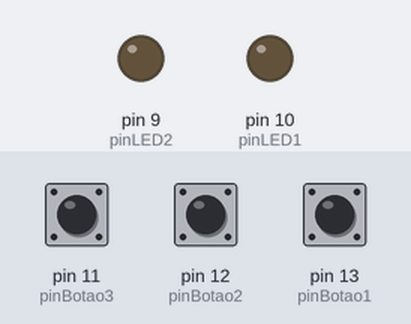
The sketch below on a simulated Arduino Uno, built with avr-gcc and run on an emulated ATmega328P. Parts: output pins drawn as LEDs (lit = HIGH). The inputs (shaded band) are chosen by the test bench; at power-on: pin 12 (pinBotao2) HIGH, pin 13 (pinBotao1) HIGH, pin 11 (pinBotao3) LOW.

Above: at 1.2 s.
1.3 s: pin 12 (pinBotao2) pulled LOW for 0.15 s
At 2.3 s:
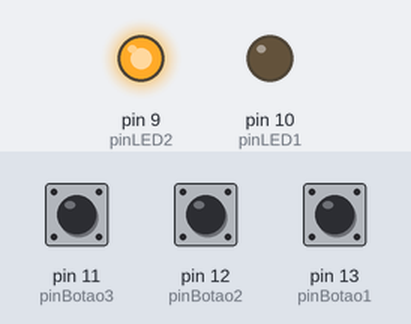
2.9 s: pin 13 (pinBotao1) pulled LOW for 0.15 s
At 3.5 s:
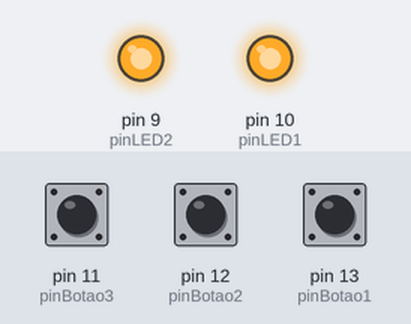
4.5 s: pin 12 (pinBotao2) pulled LOW for 1 s
At 6.0 s:
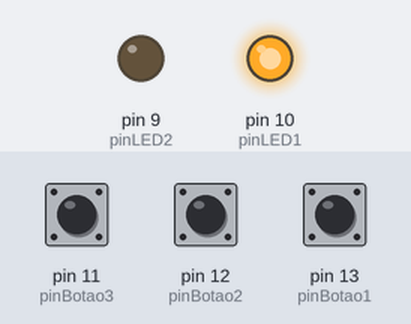
7.0 s: pin 12 (pinBotao2) pulled LOW for 3.2 s
At 10.8 s:
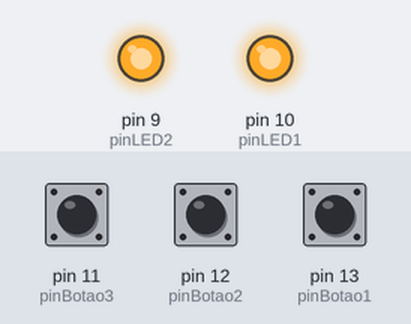
11.7 s: pin 13 (pinBotao1) pulled LOW for 1 s
At 13.9 s:
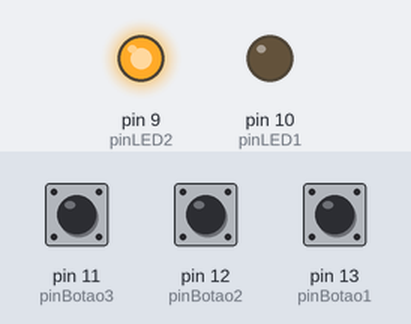
Timing chart, 0 to 15.2 s (numbered marks = the images above; inputs shaded):
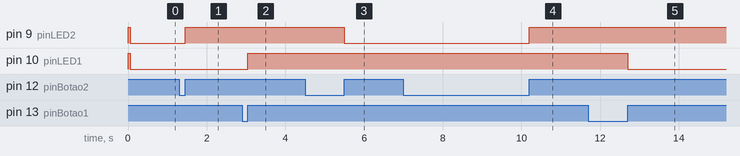

Measured:
- after the input at 1.3 s, pin 9 (pinLED2): LOW → HIGH after 0.15 s
- after the input at 2.9 s, pin 10 (pinLED1): LOW → HIGH after 0.15 s
- after the input at 4.5 s, pin 9 (pinLED2): HIGH → LOW after 1.0 s
- after the input at 7.0 s, pin 9 (pinLED2): LOW → HIGH after 3.2 s
- after the input at 11.7 s, pin 10 (pinLED1): HIGH → LOW after 1.0 s

The sketch:

ExemploBotao.ino
```cpp
#define pinBotao1 13
#define pinLED1   10

#define pinBotao2 12
#define pinLED2   9

#define pinBotao3 11
#define pinLED3   8

bool pinBotao1Retencao();
bool pinBotao2Retencao();
bool pinBotao3Retencao();

void setup() {
  pinMode(pinBotao1, INPUT_PULLUP);
  pinMode(pinBotao2, INPUT_PULLUP);
  pinMode(pinLED1, OUTPUT);
  pinMode(pinLED2, OUTPUT);
}


void loop() {

   if (pinBotao1Retencao()) {
      digitalWrite(pinLED1, HIGH);
   } else {
      digitalWrite(pinLED1, LOW);
   }


   if (pinBotao2Retencao()) {
      digitalWrite(pinLED2, HIGH);
   } else {
      digitalWrite(pinLED2, LOW);
   }

   if (pinBotao3Retencao()) {
      digitalWrite(pinLED3, HIGH);
   } else {
      digitalWrite(pinLED3, LOW);
   }

}


bool pinBotao1Retencao() {
   #define tempoDebounce 50 //(tempo para eliminar o efeito Bounce EM MILISEGUNDOS)

   bool estadoBotao;
   static bool estadoBotaoAnt;
   static bool estadoRet = true;
   static unsigned long delayBotao = 0;

   if ( (millis() - delayBotao) > tempoDebounce ) {
       estadoBotao = digitalRead(pinBotao1);
       if ( estadoBotao && (estadoBotao != estadoBotaoAnt) ) {
          estadoRet = !estadoRet;
          delayBotao = millis();
       }
       estadoBotaoAnt = estadoBotao;
   }

   return estadoRet;
}


bool pinBotao2Retencao() {
   #define tempoDebounce 50 //(tempo para eliminar o efeito Bounce EM MILISEGUNDOS)

   bool estadoBotao;
   static bool estadoBotaoAnt;
   static bool estadoRet = true;
   static unsigned long delayBotao = 0;

   if ( (millis() - delayBotao) > tempoDebounce ) {
       estadoBotao = digitalRead(pinBotao2);
       if ( estadoBotao && (estadoBotao != estadoBotaoAnt) ) {
          estadoRet = !estadoRet;
          delayBotao = millis();
       }
       estadoBotaoAnt = estadoBotao;
   }

   return estadoRet;
}

bool pinBotao3Retencao() {
   #define tempoDebounce 50 //(tempo para eliminar o efeito Bounce EM MILISEGUNDOS)

   bool estadoBotao;
   static bool estadoBotaoAnt;
   static bool estadoRet = true;
   static unsigned long delayBotao = 0;

   if ( (millis() - delayBotao) > tempoDebounce ) {
       estadoBotao = digitalRead(pinBotao3);
       if ( estadoBotao && (estadoBotao != estadoBotaoAnt) ) {
          estadoRet = !estadoRet;
          delayBotao = millis();
       }
       estadoBotaoAnt = estadoBotao;
   }

   return estadoRet;
}
```
